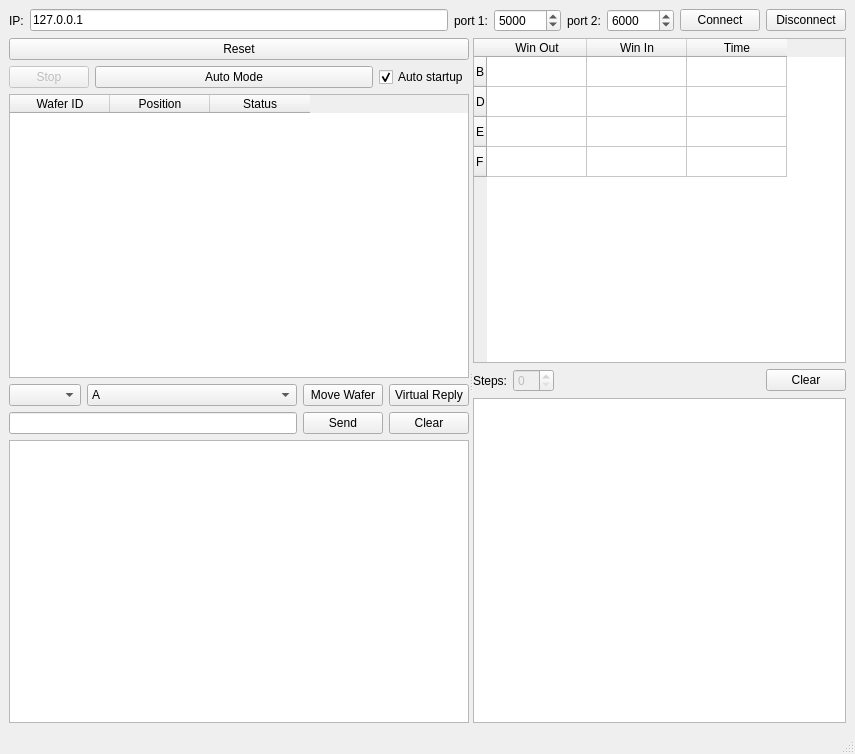
<?xml version="1.0" encoding="UTF-8"?>
<ui version="4.0">
 <class>MainWindow</class>
 <widget class="QMainWindow" name="MainWindow">
  <property name="geometry">
   <rect>
    <x>0</x>
    <y>0</y>
    <width>855</width>
    <height>754</height>
   </rect>
  </property>
  <property name="windowTitle">
   <string>Socket Client</string>
  </property>
  <widget class="QWidget" name="centralwidget">
   <layout class="QVBoxLayout" name="verticalLayout_3">
    <item>
     <layout class="QHBoxLayout" name="horizontalLayout">
      <item>
       <widget class="QLabel" name="label">
        <property name="text">
         <string>IP:</string>
        </property>
       </widget>
      </item>
      <item>
       <widget class="QLineEdit" name="ip_option">
        <property name="text">
         <string>127.0.0.1</string>
        </property>
       </widget>
      </item>
      <item>
       <widget class="QLabel" name="label_2">
        <property name="text">
         <string>port 1:</string>
        </property>
       </widget>
      </item>
      <item>
       <widget class="QSpinBox" name="port_1">
        <property name="maximum">
         <number>1000000000</number>
        </property>
        <property name="value">
         <number>5000</number>
        </property>
       </widget>
      </item>
      <item>
       <widget class="QLabel" name="label_3">
        <property name="text">
         <string>port 2:</string>
        </property>
       </widget>
      </item>
      <item>
       <widget class="QSpinBox" name="port_2">
        <property name="maximum">
         <number>1000000000</number>
        </property>
        <property name="value">
         <number>6000</number>
        </property>
       </widget>
      </item>
      <item>
       <widget class="QPushButton" name="connect_button">
        <property name="text">
         <string>Connect</string>
        </property>
       </widget>
      </item>
      <item>
       <widget class="QPushButton" name="disconnect_button">
        <property name="text">
         <string>Disconnect</string>
        </property>
       </widget>
      </item>
     </layout>
    </item>
    <item>
     <widget class="QSplitter" name="splitter">
      <property name="sizePolicy">
       <sizepolicy hsizetype="Expanding" vsizetype="Expanding">
        <horstretch>0</horstretch>
        <verstretch>0</verstretch>
       </sizepolicy>
      </property>
      <property name="orientation">
       <enum>Qt::Horizontal</enum>
      </property>
      <widget class="QWidget" name="layoutWidget">
       <layout class="QVBoxLayout" name="verticalLayout">
        <item>
         <widget class="QPushButton" name="reset_button">
          <property name="text">
           <string>Reset</string>
          </property>
         </widget>
        </item>
        <item>
         <layout class="QHBoxLayout" name="horizontalLayout_6">
          <item>
           <widget class="QPushButton" name="stop_auto_mode_button">
            <property name="enabled">
             <bool>false</bool>
            </property>
            <property name="sizePolicy">
             <sizepolicy hsizetype="Fixed" vsizetype="Fixed">
              <horstretch>0</horstretch>
              <verstretch>0</verstretch>
             </sizepolicy>
            </property>
            <property name="text">
             <string>Stop</string>
            </property>
           </widget>
          </item>
          <item>
           <widget class="QPushButton" name="auto_mode_button">
            <property name="text">
             <string>Auto Mode</string>
            </property>
           </widget>
          </item>
          <item>
           <widget class="QCheckBox" name="auto_mode_startup_option">
            <property name="sizePolicy">
             <sizepolicy hsizetype="Fixed" vsizetype="Fixed">
              <horstretch>0</horstretch>
              <verstretch>0</verstretch>
             </sizepolicy>
            </property>
            <property name="text">
             <string>Auto startup</string>
            </property>
            <property name="checked">
             <bool>true</bool>
            </property>
           </widget>
          </item>
         </layout>
        </item>
        <item>
         <widget class="QTableWidget" name="wafer_table">
          <property name="verticalScrollMode">
           <enum>QAbstractItemView::ScrollPerPixel</enum>
          </property>
          <property name="horizontalScrollMode">
           <enum>QAbstractItemView::ScrollPerPixel</enum>
          </property>
          <column>
           <property name="text">
            <string>Wafer ID</string>
           </property>
          </column>
          <column>
           <property name="text">
            <string>Position</string>
           </property>
          </column>
          <column>
           <property name="text">
            <string>Status</string>
           </property>
          </column>
         </widget>
        </item>
        <item>
         <layout class="QHBoxLayout" name="test_button_layout"/>
        </item>
        <item>
         <layout class="QHBoxLayout" name="horizontalLayout_5">
          <item>
           <widget class="QComboBox" name="mv_w_id_option"/>
          </item>
          <item>
           <widget class="QComboBox" name="to_option">
            <property name="sizePolicy">
             <sizepolicy hsizetype="Expanding" vsizetype="Fixed">
              <horstretch>0</horstretch>
              <verstretch>0</verstretch>
             </sizepolicy>
            </property>
            <item>
             <property name="text">
              <string>A</string>
             </property>
            </item>
            <item>
             <property name="text">
              <string>B</string>
             </property>
            </item>
            <item>
             <property name="text">
              <string>C</string>
             </property>
            </item>
            <item>
             <property name="text">
              <string>D</string>
             </property>
            </item>
            <item>
             <property name="text">
              <string>E</string>
             </property>
            </item>
            <item>
             <property name="text">
              <string>F</string>
             </property>
            </item>
            <item>
             <property name="text">
              <string>CassA</string>
             </property>
            </item>
            <item>
             <property name="text">
              <string>CassB</string>
             </property>
            </item>
           </widget>
          </item>
          <item>
           <widget class="QPushButton" name="mv_w_button">
            <property name="text">
             <string>Move Wafer</string>
            </property>
           </widget>
          </item>
          <item>
           <widget class="QPushButton" name="virtual_reply_button">
            <property name="text">
             <string>Virtual Reply</string>
            </property>
           </widget>
          </item>
         </layout>
        </item>
        <item>
         <layout class="QHBoxLayout" name="horizontalLayout_2">
          <item>
           <widget class="QLineEdit" name="text_option"/>
          </item>
          <item>
           <widget class="QPushButton" name="send_button">
            <property name="text">
             <string>Send</string>
            </property>
           </widget>
          </item>
          <item>
           <widget class="QPushButton" name="clear_button_1">
            <property name="text">
             <string>Clear</string>
            </property>
           </widget>
          </item>
         </layout>
        </item>
        <item>
         <widget class="QTextBrowser" name="console_1"/>
        </item>
       </layout>
      </widget>
      <widget class="QWidget" name="layoutWidget">
       <layout class="QVBoxLayout" name="verticalLayout_2">
        <item>
         <widget class="QTableWidget" name="data_limit_table">
          <property name="verticalScrollMode">
           <enum>QAbstractItemView::ScrollPerPixel</enum>
          </property>
          <property name="horizontalScrollMode">
           <enum>QAbstractItemView::ScrollPerPixel</enum>
          </property>
          <row>
           <property name="text">
            <string>B</string>
           </property>
          </row>
          <row>
           <property name="text">
            <string>D</string>
           </property>
          </row>
          <row>
           <property name="text">
            <string>E</string>
           </property>
          </row>
          <row>
           <property name="text">
            <string>F</string>
           </property>
          </row>
          <column>
           <property name="text">
            <string>Win Out</string>
           </property>
          </column>
          <column>
           <property name="text">
            <string>Win In</string>
           </property>
          </column>
          <column>
           <property name="text">
            <string>Time</string>
           </property>
          </column>
         </widget>
        </item>
        <item>
         <layout class="QHBoxLayout" name="horizontalLayout_4">
          <item>
           <widget class="QLabel" name="label_4">
            <property name="text">
             <string>Steps:</string>
            </property>
           </widget>
          </item>
          <item>
           <widget class="QSpinBox" name="mv_counter">
            <property name="enabled">
             <bool>false</bool>
            </property>
           </widget>
          </item>
          <item>
           <spacer name="horizontalSpacer">
            <property name="orientation">
             <enum>Qt::Horizontal</enum>
            </property>
            <property name="sizeHint" stdset="0">
             <size>
              <width>40</width>
              <height>20</height>
             </size>
            </property>
           </spacer>
          </item>
          <item>
           <widget class="QPushButton" name="clear_button_2">
            <property name="text">
             <string>Clear</string>
            </property>
           </widget>
          </item>
         </layout>
        </item>
        <item>
         <widget class="QTextBrowser" name="console_2"/>
        </item>
       </layout>
      </widget>
     </widget>
    </item>
   </layout>
  </widget>
  <widget class="QMenuBar" name="menubar">
   <property name="geometry">
    <rect>
     <x>0</x>
     <y>0</y>
     <width>855</width>
     <height>21</height>
    </rect>
   </property>
  </widget>
  <widget class="QStatusBar" name="statusbar"/>
 </widget>
 <resources/>
 <connections>
  <connection>
   <sender>clear_button_1</sender>
   <signal>clicked()</signal>
   <receiver>console_1</receiver>
   <slot>clear()</slot>
   <hints>
    <hint type="sourcelabel">
     <x>751</x>
     <y>74</y>
    </hint>
    <hint type="destinationlabel">
     <x>399</x>
     <y>203</y>
    </hint>
   </hints>
  </connection>
  <connection>
   <sender>clear_button_2</sender>
   <signal>clicked()</signal>
   <receiver>console_2</receiver>
   <slot>clear()</slot>
   <hints>
    <hint type="sourcelabel">
     <x>751</x>
     <y>333</y>
    </hint>
    <hint type="destinationlabel">
     <x>399</x>
     <y>460</y>
    </hint>
   </hints>
  </connection>
 </connections>
</ui>
